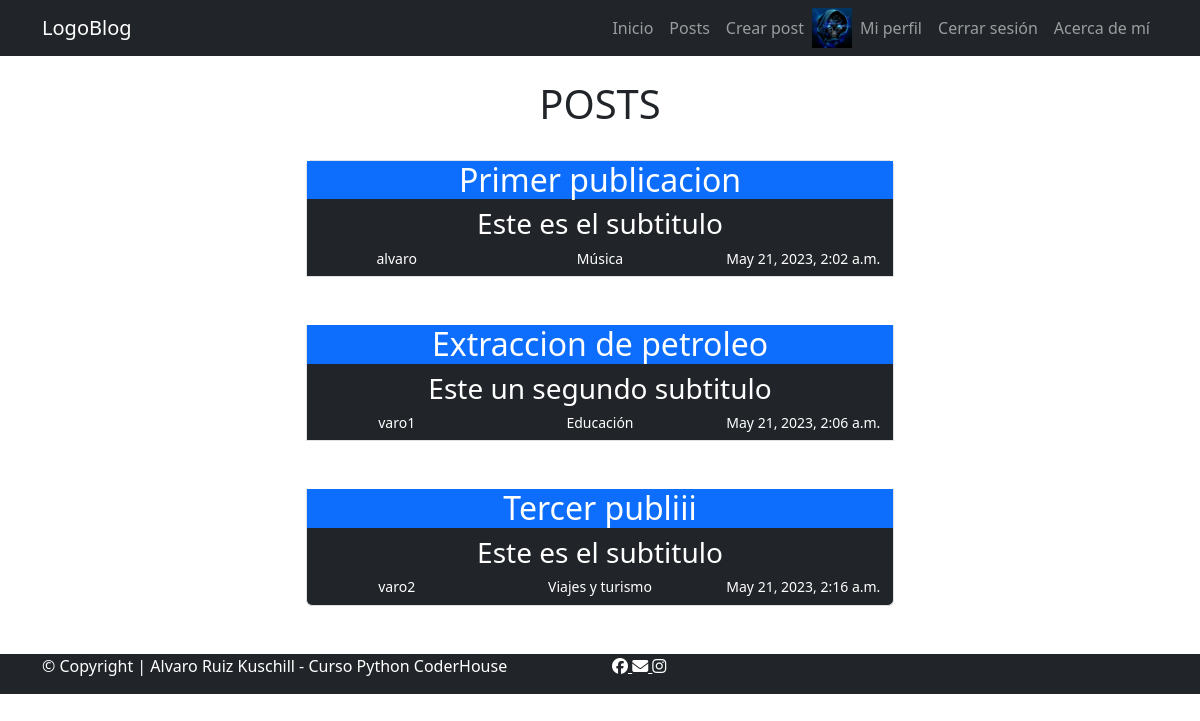
The page /posts/ (signed in) on the database its author committed.
### blog/models.py (models this page shows, shortened)
class Avatar(models.Model):
    user = models.ForeignKey(User, on_delete=models.CASCADE)
    imagen = models.ImageField(upload_to='images', null=True, blank=True)

class Post(models.Model):
    titulo = models.CharField(max_length=100)
    subtitulo = models.CharField(max_length=100, null=True)
    contenido = models.TextField()
    fechaDePublicacion = models.DateTimeField(auto_now_add=True)
    autor = models.ForeignKey(User, on_delete=models.CASCADE)
    imagen = models.ImageField(upload_to='images', null=True)
    categoria = models.ForeignKey(Categoria, on_delete=models.CASCADE)

class Categoria(models.Model):
    nombre = models.CharField(max_length=30)
    def __str__(self):
        return self.nombre

### blog/views.py (the view)
# urls.py: path('posts/', posts, name='posts'),
@login_required
def posts(request):
    posts = Post.objects.all()
    return render(request, 'posts/posts.html', {
        'posts': posts
    })

### blog/templates/posts/posts.html (shortened to what this page needs)
{% extends 'layouts/base.html' %}
{% block content %}
<main class="contianer">
    <div class="row">
      <div class="col-md-6 offset-md-3">
        <h1 class="text-center py-4">POSTS</h1>
        <ul class="list-group">
            {% for post in posts %}
            <a href="{% url 'post_detail' post.id %}" class="list-group-item mb-5 bg-dark text-white p-0 m-0">
                <h2 class="text-center bg-primary">{{post.titulo}}</h2>
                <h3 class="text-center">{{post.subtitulo}}</h3>
                <div class="d-flex row">
                    <div class="col-md-4">
                        <h6 class="text-center"><small>{{post.autor}}</small></h6>
                    </div>
                    <div class="col-md-4">
                        <h6 class="text-center"><small>{{post.categoria}}</small></h6>
                    </div>
                    <div class="col-md-4">
                        <h6 class="text-center"><small>{{post.fechaDePublicacion}}</small></h6>
                    </div>
                </div>
            </a>
            {% endfor %}
        </ul>
      </div>
    </div>
  </main>
{% endblock %}

### blog/templates/layouts/base.html (shortened to what this page needs)
{% load static %}
<!DOCTYPE html>
<html lang="en">
    <head>
        <link rel="stylesheet" href="	https://cdn.jsdelivr.net/npm/bootstrap@5.3.0-alpha3/dist/css/bootstrap.min.css"/>
        <link rel="stylesheet" href="{% static '/css/styles.css' %}" />
    </head>
    <body class="m-0 p-0">
        <nav class="navbar navbar-expand-lg bg-dark navbar-dark">
            <div class="container">
                <a class="navbar-brand" href="{% url 'home' %}">LogoBlog</a>
                <div class="collapse navbar-collapse" id="navbarNav">
                    <ul class="navbar-nav ms-auto">
                        <li class="nav-item">
                            <a class="nav-link" href="{% url 'home' %}">Inicio</a>
                        </li>
                        {% if user.is_authenticated %}
                        <li class="nav-item">
                            <a class="nav-link" href="{% url 'posts' %}">Posts</a>
                        </li>
                        <li class="nav-item">
                            <a class="nav-link" href="{% url 'crear_post' %}">Crear post</a>
                        </li>
                        <li class="nav-item d-flex">
                            {% with images=request.user.avatar_set.all %}
                                {% if images %}
                                    <img width="40px" src="{{images.0.imagen.url}}" alt="" />
                                {% endif %}
                                <a class="nav-link" href="{% url 'perfil' %}">Mi perfil</a>
                            {% endwith %}
                        </li>
                        <li class="nav-item">
                            <a class="nav-link" href="{% url 'logout' %}">Cerrar sesión</a>
                        </li>
                        {% endif %}
                        <li class="nav-item">
                            <a class="nav-link" href="{% url 'about' %}">Acerca de mí</a>
                         </li>
                    </ul>
                </div>
            </div>
        </nav>
    {% block content %} {% endblock %}
    <footer class="bg-dark text-white">
      <div class="container">
        <div class="row">
          <div class="col-md-6 text-left">
            <p>© Copyright | Alvaro Ruiz Kuschill - Curso Python CoderHouse</p>
          </div>
          <div class="col-md-6 text-right">
            <a href="https://www.facebook.com/" target="_blank" class="text-white">
              <i class="fa-brands fa-facebook"></i>
            </a>
            <a href="https://www.facebook.com/" target="_blank" class="text-white">
              <i class="fa-solid fa-envelope"></i>
            </a>
            <a href="https://www.instagram.com/" target="_blank" class="text-white">
              <i class="fa-brands fa-instagram"></i>
            </a>
          </div>
        </div>
      </div>
    </footer>
  </body>
</html>

### rows shown on the page
Avatar: imagen (picture)
Post: titulo "Primer publicacion", subtitulo "Este es el subtitulo", autor "alvaro", categoria "Música", fechaDePublicacion "May 21, 2023, 2:02 a.m."
Post: titulo "Extraccion de petroleo", subtitulo "Este un segundo subtitulo", autor "varo1", categoria "Educación", fechaDePublicacion "May 21, 2023, 2:06 a.m."
Post: titulo "Tercer publiii", subtitulo "Este es el subtitulo", autor "varo2", categoria "Viajes y turismo", fechaDePublicacion "May 21, 2023, 2:16 a.m."
